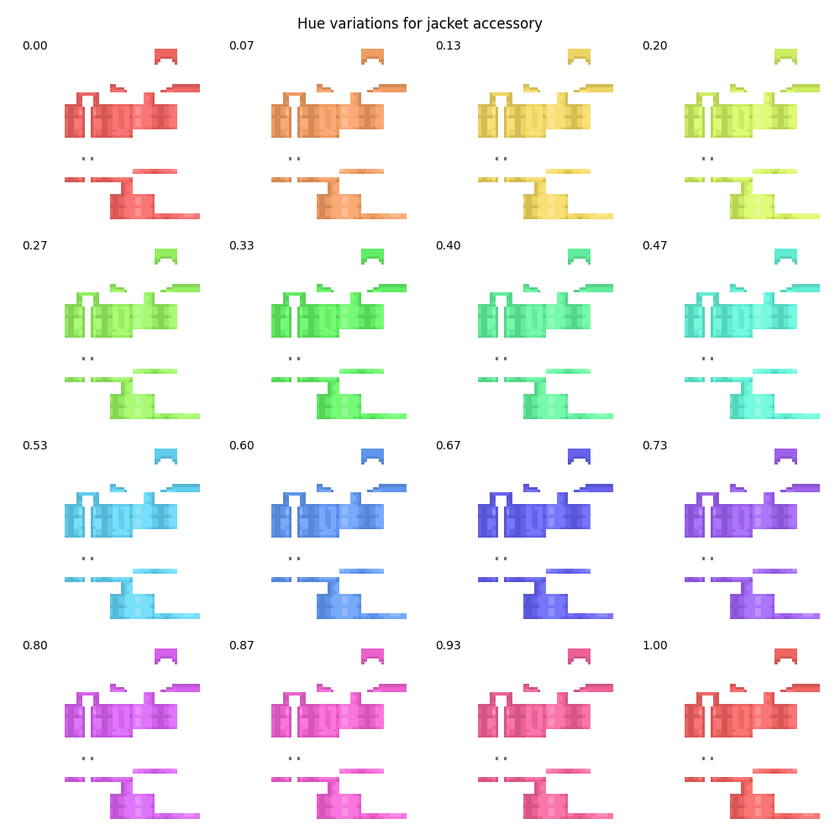
#> input picture scripts/images/hue_jacket.png, 840 x 840 px, shrunk from 1000 x 1000 before the run
$ python hue.py images/hue_jacket.png 1.0
#> lines starting #> are read from the running program, lines starting #| are printed output that depends on the picture
#> further down, skin is the input picture: shape (840, 840, 4) float32; mean R, G, B, A 0.951, 0.946, 0.946, 1
import numpy as np
from skimage import color


def change_hue(image, target_hue):
#> called with target_hue = 1
    rgb = image[:, :, :3]
    alpha = image[:, :, 3]
#> alpha: shape (840, 840) float32; every value is 1
    hsv = color.rgb2hsv(rgb)
#> hsv: shape (840, 840, 3) float32; mean of channels 0, 1, 2 0.0774, 0.0801, 0.986
    median_hue = np.median(hsv[:, :, 0])
#> median_hue = 0
    hue_offsets = hsv[:, :, 0] - median_hue
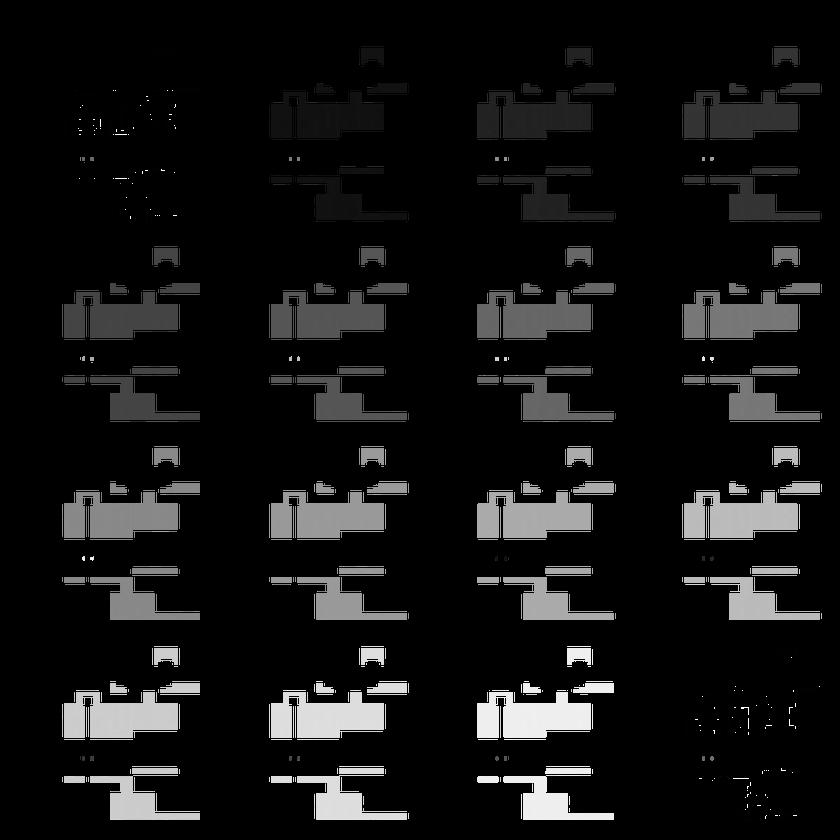
#> hue_offsets: shape (840, 840) float32; min 0, max 0.999, mean 0.0774
    hsv[:, :, 0] = hsv[:, :, 0] + hue_offsets + target_hue
#> hsv: shape (840, 840, 3) float32; mean of channels 0, 1, 2 1.15, 0.0801, 0.986
    rgb = color.hsv2rgb(hsv)
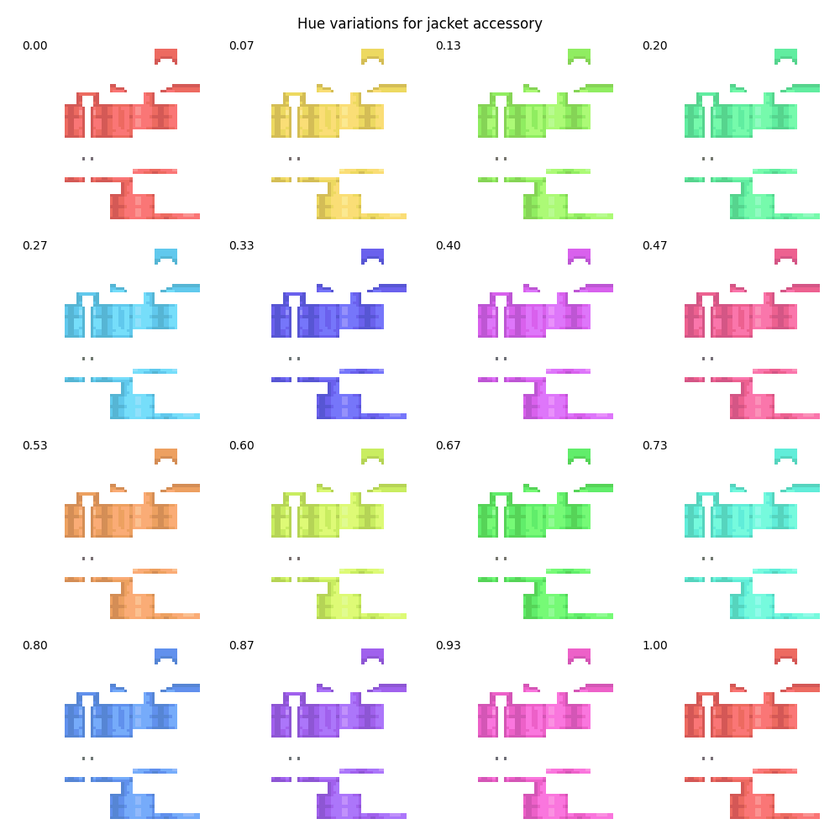
#> rgb: shape (840, 840, 3) float32; mean R, G, B 0.951, 0.946, 0.946
    return np.dstack((rgb, alpha))


if __name__ == '__main__':
    import matplotlib.pyplot as plt
    import sys

    if len(sys.argv) < 2:
        print(f'Usage: {sys.argv[0]} filepath [hue]', file=sys.stderr)
        sys.exit(1)

    filepath = sys.argv[1]
    filename = filepath.split('/')[-1].split('.')[0]

    skin = plt.imread(sys.argv[1])

    if len(sys.argv) == 3:
        target_hue = float(sys.argv[2])
        if not 0 <= target_hue <= 1:
            print('Hue must be in the range [0, 1]', file=sys.stderr)
            sys.exit(1)
        result = change_hue(skin, target_hue)
        plt.imsave(f'output/hue_{filename}_{target_hue:.2f}.png', result)
        print(f'Saved to output/hue_{filename}_{target_hue:.2f}.png')
        sys.exit(0)
#> (the program exits here)
